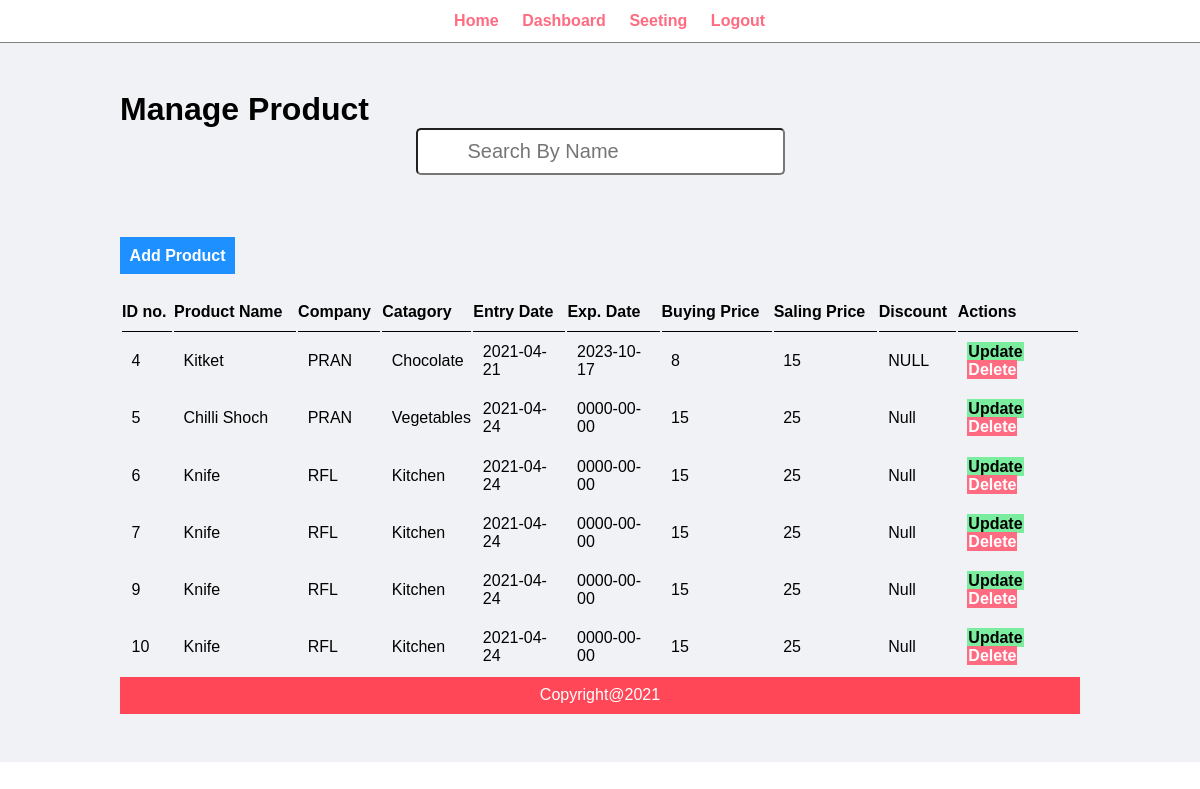
The app's page /admin/manage-product.php with its own data.
### tables this page shows
CREATE TABLE `allproduct` (
  `id` int(11) NOT NULL,
  `name` varchar(20) NOT NULL,
  `company` varchar(20) NOT NULL,
  `catagory` varchar(30) NOT NULL,
  `entryDate` date NOT NULL,
  `expDate` date NOT NULL,
  `buyPrice` varchar(20) NOT NULL,
  `salePrice` varchar(20) NOT NULL,
  `discount` varchar(20) NOT NULL,
  `vat` varchar(10) NOT NULL
);

### model/productFunction.php (called while the page is built, shortened)
<?php
    function displayallproduct($conn){
        $sql = "SELECT * FROM allproduct";
        $res = mysqli_query($conn, $sql);
        $allproduct = [];
        while($row = mysqli_fetch_assoc($res)){
            array_push($allproduct, $row);
        }
        return $allproduct;
    }
?>

### admin/manage-product.php (the view, shortened to what this page needs)
<?php include('menu.php'); ?>
    <div class="main-content">
        <div class="wrapper">
            <h1>Manage Product</h1>
            <form  class="text-center">
                <input type="search" name="name" id="name" class="search" placeholder="Search By Name" onkeyup="ajax()">
            </form>
            <br/>
            <br/><br/><br/>
            <a href="add-product.php" class="btn-primary">Add Product</a>
            <br/><br/><br/>
            <div class="result" id='result'>
            <?php
		        echo "<table class='tbl-full'>
		        <tr>
                    <th>ID no.</th>
                    <th>Product Name </th>
                    <th>Company </th>
                    <th>Catagory </th>
                    <th>Entry Date </th>
                    <th>Exp. Date </th>
                    <th>Buying Price</th>
                    <th>Saling Price </th>
                    <th>Discount </th>
                    <th>Actions</th>
		        </tr>";
		        $row = displayallproduct($conn);
            ?>
            <?php
		        foreach($row as $var){
			    echo "
				<tr>
                <td>{$var['id']}</td>
                <td>{$var['name']} </td>
                <td>{$var['company']}</td>
                <td>{$var['catagory']}</td>
                <td>{$var['entryDate']}</td>
                <td>{$var['expDate']}</td>
                <td>{$var['buyPrice']}</td>
                <td>{$var['salePrice']}</td>
                <td>{$var['discount']}</td>
                <td>
                    <a href='product-update.php?id={$var['id']}' class='btn-secondary'>Update</a>
                    <a href='product-delete.php?id={$var['id']}' name='delete' class='btn-denger'>Delete</a>
                </td>
                </tr>
				";
		}
			echo "</table>";
?>
</div>
    <?php include('footer.php'); ?>

### css/admin.css (style rules this page uses)
* { margin: 0; padding: 0; font-family: Arial, Helvetica, sans-serif; }
.wrapper { border: 1px; padding: 1%; width: 80%; margin: 0 auto; }
.text-center { text-align: center; }
.tbl-full { width: 100%; }
table tr th { border-bottom: 1px solid black; padding-bottom: 1%; text-align: left; }
table tr td { padding: 1%; }
.btn-primary { background-color: #1e90ff; padding: 1%; color: white; text-decoration: none; font-weight: bold; }
.btn-secondary { background-color: #7bed9f; padding: 1%; color: black; text-decoration: none; font-weight: bold; }
.btn-denger { background-color: #ff6b81; padding: 1%; color: white; text-decoration: none; font-weight: bold; }
.search { padding: 10px 50px ; border-radius: 5px; outline: none; font-size: 20px; }
.main-content { background-color: #f1f2f6; padding: 3% 0; }

### records on screen
allproduct: id "4", name "Kitket", company "PRAN", catagory "Chocolate", entryDate "2021-04-21", expDate "2023-10-17", buyPrice "8", salePrice "15", discount "NULL"
allproduct: id "5", name "Chilli Shoch", company "PRAN", catagory "Vegetables", entryDate "2021-04-24", expDate "0000-00-00", buyPrice "15", salePrice "25", discount "Null"
allproduct: id "6", name "Knife", company "RFL", catagory "Kitchen", entryDate "2021-04-24", expDate "0000-00-00", buyPrice "15", salePrice "25", discount "Null"
allproduct: id "7", name "Knife", company "RFL", catagory "Kitchen", entryDate "2021-04-24", expDate "0000-00-00", buyPrice "15", salePrice "25", discount "Null"
allproduct: id "9", name "Knife", company "RFL", catagory "Kitchen", entryDate "2021-04-24", expDate "0000-00-00", buyPrice "15", salePrice "25", discount "Null"
allproduct: id "10", name "Knife", company "RFL", catagory "Kitchen", entryDate "2021-04-24", expDate "0000-00-00", buyPrice "15", salePrice "25", discount "Null"
